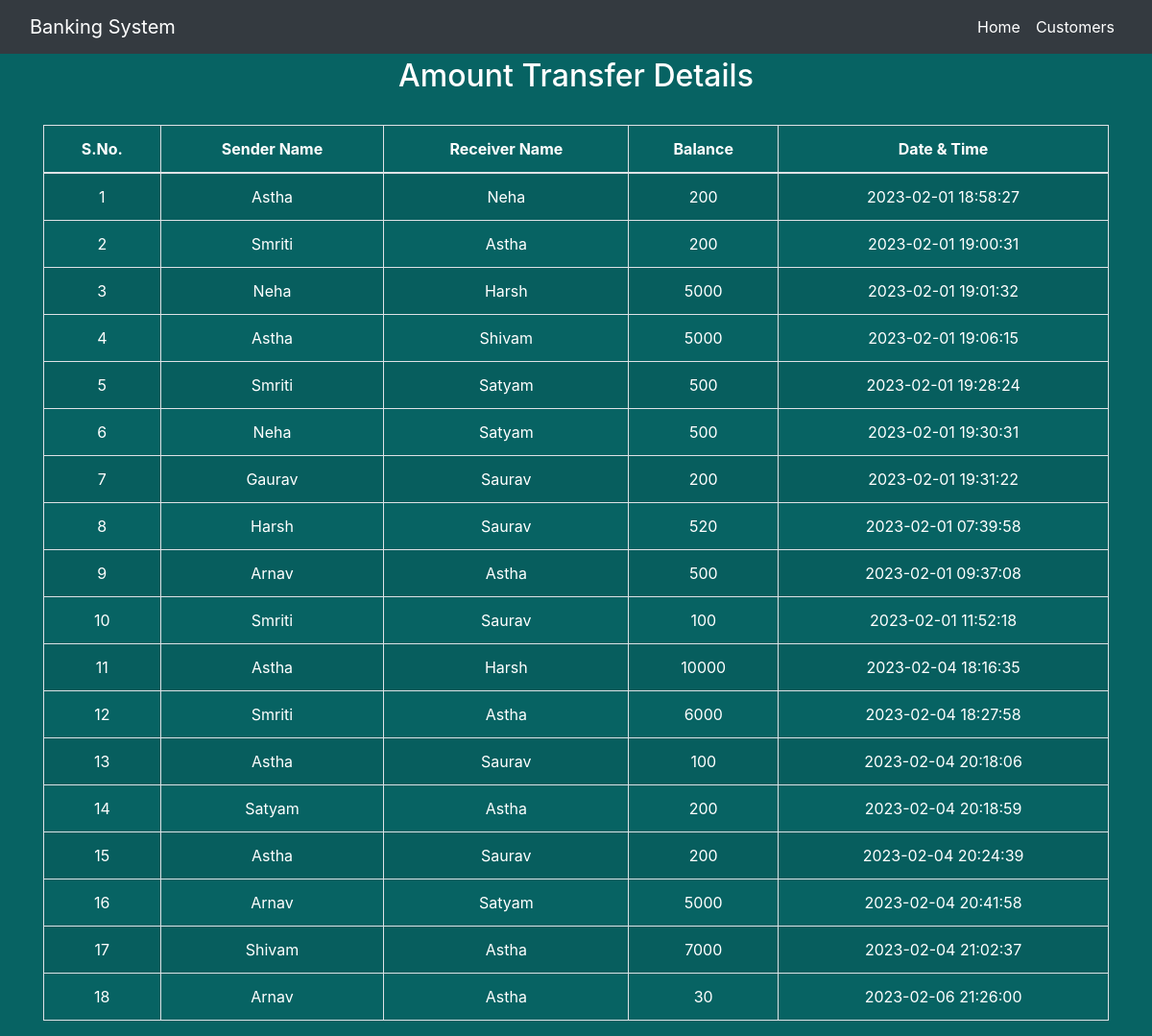
/Banking_system/transactions.php, run on the app's committed database.
### tables this page shows
CREATE TABLE `transaction` (
  `sno` int(3) NOT NULL,
  `sender` text NOT NULL,
  `receiver` text NOT NULL,
  `balance` int(8) NOT NULL,
  `datetime` datetime NOT NULL DEFAULT current_timestamp()
);

### Banking_system/transactions.php (the view, shortened to what this page needs)
<!DOCTYPE html>
<html lang="en">
<head>
    <link rel="stylesheet" href="https://stackpath.bootstrapcdn.com/bootstrap/4.5.2/css/bootstrap.min.css">
    <link rel="stylesheet" href="css/style.css">
</head>
<body class="b">
<nav class="navbar navbar-expand-lg navbar-dark bg-dark">
  <div class="container-fluid">
    <a class="navbar-brand" href="#">Banking System</a>
    <div class="collapse navbar-collapse" id="navbarSupportedContent">
      <ul class="navbar-nav ml-auto">
        <li class="nav-item">
          <a class="nav-link active" aria-current="page" href="index.php">Home</a>
        </li>
        <li class="nav-item">
          <a class="nav-link active" aria-current="page" href="customers.php">Customers</a>
        </li>
</div>
    </div>
</nav>
	<div class="container">
        <h2>Amount Transfer Details</h2>
       <br>
       <div class="table-responsive-sm">
    <table class="table table-hover table-striped table-condensed table-bordered">
        <thead >
            <tr>
                <th class="t">S.No.</th>
                <th class="t">Sender Name</th>
                <th class="t">Receiver Name</th>
                <th class="t">Balance</th>
                <th class="t">Date & Time</th>
            </tr>
        </thead>
        <tbody>
        <?php
            include 'main.php';
            $sql ="select * from transaction";
            $query =mysqli_query($conn, $sql);
            while($rows = mysqli_fetch_assoc($query))
            {
        ?>
            <tr class="t">
            <td ><?php echo $rows['sno']; ?></td>
            <td ><?php echo $rows['sender']; ?></td>
            <td ><?php echo $rows['receiver']; ?></td>
            <td ><?php echo $rows['balance']; ?> </td>
            <td ><?php echo $rows['datetime']; ?> </td>
        <?php
            }
        ?>
        </tbody>
    </table>
    </div>
</div>
</body>
</html>

### Banking_system/css/style.css (style rules this page uses)
* { margin:0 ;padding: 0;box-sizing: border-box; }
.b { background-color :rgb(7, 99, 99) }
h2 { text-align: center; padding-top: 4px; color: white; }
thead { color : white; }
.t { text-align: center; }
td { padding: 2px; color: white; }

### data on the page
transaction: sno "1", sender "Astha", receiver "Neha", balance "200", datetime "2023-02-01 18:58:27"
transaction: sno "2", sender "Smriti", receiver "Astha", balance "200", datetime "2023-02-01 19:00:31"
transaction: sno "3", sender "Neha", receiver "Harsh", balance "5000", datetime "2023-02-01 19:01:32"
transaction: sno "4", sender "Astha", receiver "Shivam", balance "5000", datetime "2023-02-01 19:06:15"
transaction: sno "5", sender "Smriti", receiver "Satyam", balance "500", datetime "2023-02-01 19:28:24"
transaction: sno "6", sender "Neha", receiver "Satyam", balance "500", datetime "2023-02-01 19:30:31"
transaction: sno "7", sender "Gaurav", receiver "Saurav", balance "200", datetime "2023-02-01 19:31:22"
transaction: sno "8", sender "Harsh", receiver "Saurav", balance "520", datetime "2023-02-01 07:39:58"
transaction: sno "9", sender "Arnav", receiver "Astha", balance "500", datetime "2023-02-01 09:37:08"
transaction: sno "10", sender "Smriti", receiver "Saurav", balance "100", datetime "2023-02-01 11:52:18"
transaction: sno "11", sender "Astha", receiver "Harsh", balance "10000", datetime "2023-02-04 18:16:35"
transaction: sno "12", sender "Smriti", receiver "Astha", balance "6000", datetime "2023-02-04 18:27:58"
transaction: sno "13", sender "Astha", receiver "Saurav", balance "100", datetime "2023-02-04 20:18:06"
transaction: sno "14", sender "Satyam", receiver "Astha", balance "200", datetime "2023-02-04 20:18:59"
transaction: sno "15", sender "Astha", receiver "Saurav", balance "200", datetime "2023-02-04 20:24:39"
transaction: sno "16", sender "Arnav", receiver "Satyam", balance "5000", datetime "2023-02-04 20:41:58"
transaction: sno "17", sender "Shivam", receiver "Astha", balance "7000", datetime "2023-02-04 21:02:37"
transaction: sno "18", sender "Arnav", receiver "Astha", balance "30", datetime "2023-02-06 21:26:00"
